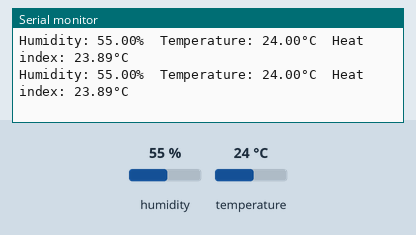
This sketch was run on a simulated ESP32. On the bench: the last lines printed to the serial monitor. Inputs (shaded band) come from the test bench; at power-on: humidity 55 %, temperature 24 °C. WiFi joins after 1.5 s; servers stay silent unless stated.

Above: at 5.0 s.
5.1 s: humidity set to 22 %
At 6.2 s:
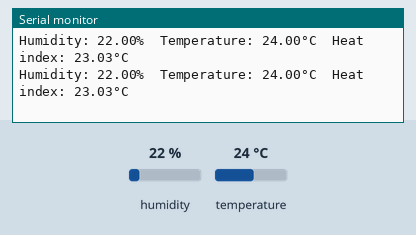
6.6 s: temperature set to 12 °C
12.5 s: humidity set to 40 %
At 13.0 s:
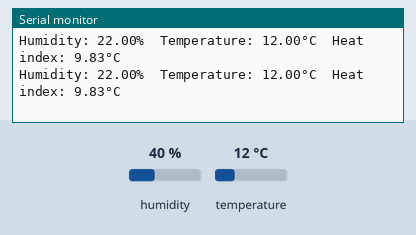
14.0 s: humidity set to 22 %
At 15.1 s:
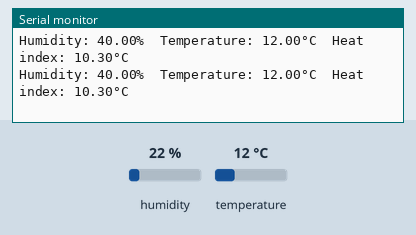
Timing chart, 0 to 17.3 s (numbered marks = the images above; inputs shaded):
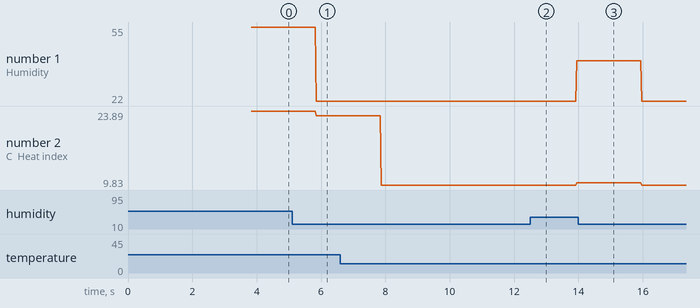

Measured:
- after the input at 5.1 s, the serial monitor: prints a new line after 0.75 s (image 1)
- plotted number 1: 55 → 22 after the input at 5.1 s, 22 → 40 after the input at 12.5 s
- plotted number 2: 23.89 → 23.03 after the input at 5.1 s, 23.03 → 9.83 after the input at 6.6 s, 9.83 → 10.3 after the input at 12.5 s

The sketch:

Weather_Monitering.ino
```cpp
#define DHTPIN 4          // Pin connected to the DHT sensor (G4 on ESP32)
#define DHTTYPE DHT11     // DHT 11 sensor type
#define BLYNK_PRINT Serial

#define BLYNK_TEMPLATE_ID "TMPL3kCFJUUWx"
#define BLYNK_TEMPLATE_NAME "Weather Monitering"
#define BLYNK_AUTH_TOKEN "YophYsLmRm2nzP08aVaYN1yE9P25Jmll"

#include <DHT.h>
#include <WiFi.h>
#include <WiFiClient.h>
#include <BlynkSimpleEsp32.h>

char auth[] = BLYNK_AUTH_TOKEN;
char ssid[] = "realme GT Master Edition";     // Type your WiFi name
char pass[] = "g7dmxhpk";   // Type your WiFi password

DHT dht(DHTPIN, DHTTYPE);

void setup() {
  Serial.begin(115200);
  Serial.println(F("Starting the setup"));
  Blynk.begin(auth, ssid, pass);

  dht.begin();
  // Wait a few seconds between measurements.
  delay(2000);

  Serial.println(F("DHTxx test!"));
}

void loop() {
  Blynk.run();

  // Reading temperature and humidity data  //
  float h = dht.readHumidity();
  // Read temperature as Celsius (the default)
  float t = dht.readTemperature();

  // Check if any reads failed and exit early (to try again).
  if (isnan(h) || isnan(t)) {
    Serial.println(F("Failed to read from the DHT sensor!"));
    return;
  }

  // Compute heat index in Celsius (isFahreheit = false)
  float hic = dht.computeHeatIndex(t, h, false);

  Serial.print(F("Humidity: "));
  Serial.print(h);
  Serial.print(F("%  Temperature: "));
  Serial.print(t);
  Serial.print(F("°C  Heat index: "));
  Serial.print(hic);
  Serial.println(F("°C"));

  // Send data to Blynk
  Blynk.virtualWrite(V5, h);  // Send humidity to virtual pin V5
  Blynk.virtualWrite(V6, t);  // Send temperature to virtual pin V6

}
```
